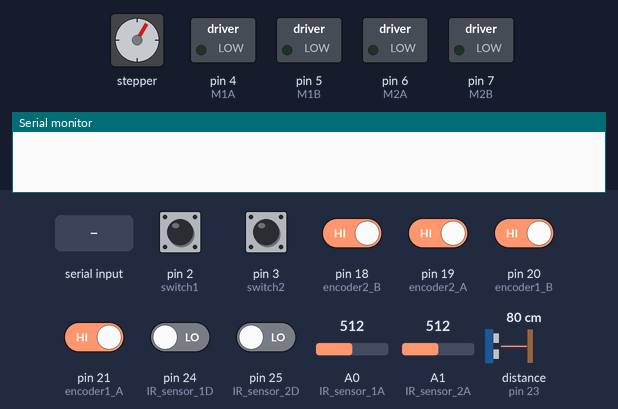
The sketch below on a simulated Arduino Mega 2560, built with avr-gcc and run on an emulated ATmega2560. On the bench: stepper motor, switched loads named in the sketch (green lamp = pin HIGH), the last lines printed to the serial monitor. Dashed ring = blinking. The test bench sets the inputs (shaded band); at power-on: pin 2 (switch1), pin 3 (switch2), pin 18 (encoder2_B), pin 19 (encoder2_A), pin 20 (encoder1_B), pin 21 (encoder1_A) HIGH, pin 24 (IR_sensor_1D), pin 25 (IR_sensor_2D) LOW, distance to the obstacle (sensor on pin 23) 80 cm, A0 (IR_sensor_1A) = 512, A1 (IR_sensor_2A) = 512. The echo pulse lasts 58.3 µs per cm; stepper angles assume 2048 steps per turn; pins used as bus, display or sensor lines are not drawn.

Above: at 8.0 s.
8.1 s: pin 2 (switch1) pulled LOW for 0.15 s
11.2 s: pin 3 (switch2) pulled LOW for 0.15 s
At 13.4 s:
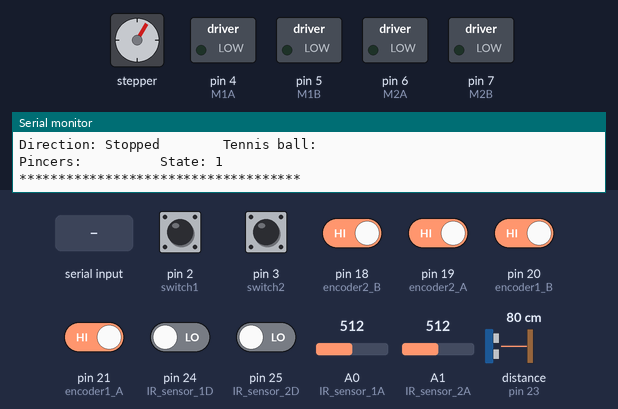
14.3 s: "d" received over Serial
At 15.7 s:
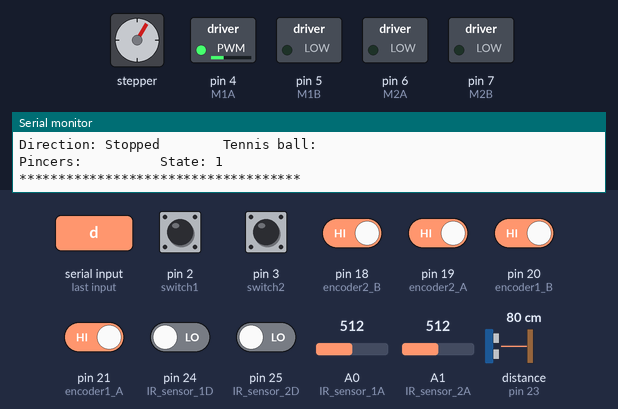
17.3 s: "s" received over Serial
At 19.1 s:
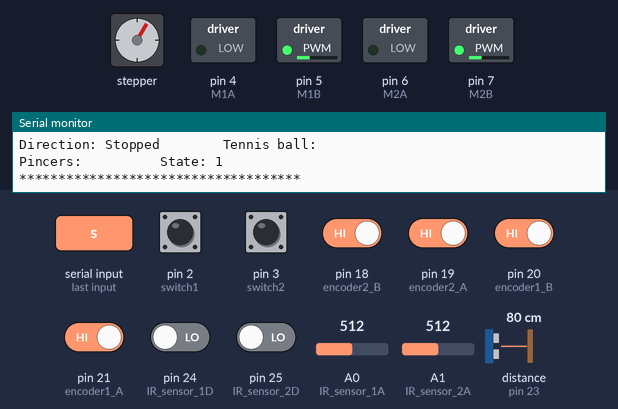
20.3 s: "a" received over Serial
At 21.4 s:
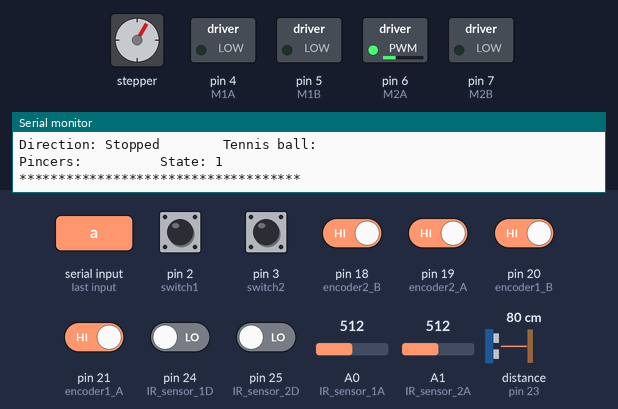
23.3 s: distance to the obstacle (sensor on pin 23) set to 2 cm
Timing chart, 0 to 27.3 s (numbered marks = the images above; inputs shaded):
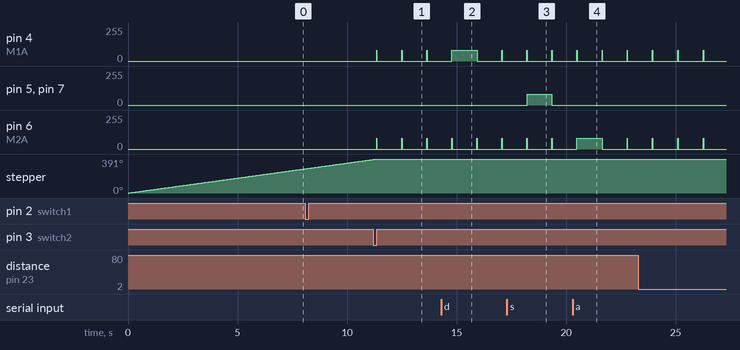

The sketch:

Line_Following_Robot.ino
```cpp
//*********************************************************************
//Importing Libraries
//*********************************************************************

#include <AccelStepper.h> //Library for the stepper motors

//*********************************************************************
//Defining Hardware Pins
//*********************************************************************

#define M1A 4 //M1A is connected to PWB pin
#define M1B 5 //M1B is connected to PWB pin
#define M2A 6 //M2A is connected to PWB pin
#define M2B 7 //M2B is connected to PWB pin

#define IR_sensor_1D 24 //Defining Digital Pin For IR sensor 1
#define IR_sensor_1A A0 //Defining Analog Pin for IR sensor 1

#define IR_sensor_2D 25 //Defining Digital Pin For IR sensor 2
#define IR_sensor_2A A1 //Defining Analog Pin for IR sensor 2

#define ultrasonic_trigger 22 //Defining Ultrasonic trigger pin
#define ultrasonic_echo 23 //Defining Ultrasonic Echo pin

#define encoder1_A 21 //Defining Encoder 1 signal A pin
#define encoder1_B 20 //Defining Encoder 1 signal B pin

#define encoder2_A 19 //Defining Encoder 2 signal A pin
#define encoder2_B 18 //Defining Encoder 2 signal B pin

//defining stepper motor pins
#define stepper1 8
#define stepper2 9
#define stepper3 10
#define stepper4 11

#define switch1 2 //Limit switch 1
#define switch2 3 //Limit switch 2

//*********************************************************************
//Defining Global Variables
//*********************************************************************

#define motor_go 80 //Defining motor go speed
#define motor_stop 0 //Defining motor stop speed

//IR variables to determine which wheels must go
int IR_data_left = 0;
int IR_data_right = 0;

int distance; //Declaring variable for distance calculated from ultrasonic sensor

volatile unsigned long encoder1_ACount = 0; //Declaring encoder 1 A signal count
volatile unsigned long encoder1_BCount = 0; //Declaring encoder 1 B signal count
volatile unsigned long encoder2_ACount = 0; //Declaring encoder 2 A signal count
volatile unsigned long encoder2_BCount = 0; //Declaring encoder 2 B signal count

#define encoder_Delay 1000 //Time between encoder speed measurements
float motor1_speed;  //Declaring variable for speed of the motor 1
float motor2_speed; //Declaring variable for speed of motor 2

int x = 0;  //Declaring variable for stepper motor homing
int y = 0;  //Declaring variable for stepper motor homing

int state = 1;  //Declaring variable for the state the machine will be in
//State 1 = Autonomous line following
//State 2 = Autonomous tennis ball into box
//State 3 = Manual control

int position = 45;  //Position to close pincers

int incomingByte = 0; //Recieved data from hc-05

String direction;

//*********************************************************************
//Objects
//*********************************************************************

AccelStepper myStepper(AccelStepper::FULL4WIRE, stepper1, stepper2, stepper3, stepper4); //Object for stepper motors

//*********************************************************************
//Setup Function
//*********************************************************************

void setup() {

  Serial.begin(9600);

  pinMode(IR_sensor_1D, INPUT); //Setting IR_sensor_1D as input
  pinMode(IR_sensor_1A, INPUT); //Setting IR_sensor_1A as input

  pinMode(IR_sensor_2D, INPUT); //Setting IR_sensor_2D as input
  pinMode(IR_sensor_2A, INPUT); //Setting IR_sensor_2A as input

  pinMode(ultrasonic_trigger, OUTPUT); //Setting ultrasonic trigger pin as an Output
  pinMode(ultrasonic_echo, INPUT);  //Setting ultrasonic echo pin as an Input

  pinMode(encoder1_A, INPUT); //Setting encoder 1 signal A pin as Input
  pinMode(encoder1_B, INPUT); //Setting encoder 1 signal B pin as Input

  pinMode(encoder2_A, INPUT); //Setting encoder 2 signal A pin as Input
  pinMode(encoder2_B, INPUT); //Setting encoder 2 signal B pin as Input

  pinMode(switch1, INPUT_PULLUP); //Setting limit switch 1 as an input with a pull up resistor
  pinMode(switch2, INPUT_PULLUP); //Setting limit switch 2 as an input with a pull up resistor

  //*********************************************************************
  //Digital Interrupts
  //*********************************************************************

  //attachInterrupt(digitalPinToInterrupt(IR_sensor_1D), IR_data, FALLING); //Digital Interrupt for IR 1
  //attachInterrupt(digitalPinToInterrupt(IR_sensor_2D), IR_data, FALLING); //Digital Interrupt for IR 2

  attachInterrupt(digitalPinToInterrupt(encoder1_A), Encoder1_ATick, RISING); //Digital interrupt for encoder 1 A signal count
  attachInterrupt(digitalPinToInterrupt(encoder1_B), Encoder1_BTick, RISING); //Digital interrupt for encoder 1 B signal count

  attachInterrupt(digitalPinToInterrupt(encoder2_A), Encoder2_ATick, RISING); //Digital interrupt for encoder 1 A signal count
  attachInterrupt(digitalPinToInterrupt(encoder2_B), Encoder2_BTick, RISING); //Digital interrupt for encoder 1 B signal count

  attachInterrupt(digitalPinToInterrupt(switch1), limit1, RISING);  //Digital interrupt for the limit switch 1
  attachInterrupt(digitalPinToInterrupt(switch2), limit2, RISING);  //Digital interrupt for the limit switch 2

  //Stepper Motor Speed Code
  myStepper.setMaxSpeed(1000.0); //Limits the value of setSpeed()
  myStepper.setSpeed(200.0); //runSpeed() will run the motor at this speed

  //Stepper Motor Homing Code
  while(x<1){
    myStepper.runSpeed(); //This will run the motor until homing is complete
  }
  while(y<1){
    myStepper.runSpeed(); //This will run the motor until homing is complete
  }
  if(x>=1 && y>=1){
    myStepper.setCurrentPosition(0);
  }
}

//*********************************************************************
//Loop Function
//*********************************************************************

void loop() {

  if(state == 1){

    IR_data();  //Function to collect IR data
    robot_direction(); //Function to determine robot direction
    ultrasonic_data(); //Function to collect data from Ultrasonic sensor

  }
  else if(state == 2){
    IR_data();  //Function to collect IR data

    if(IR_data_left == 1 && IR_data_right == 1){
      found_box();
    }
    else{
      robot_direction();
    }

  }

  bluetooth();  //Checking data recieved from hc-05
  motor_speed(); //Function to calculate motor speeds
  telemetry();  //Displaying telemetry data

}

//*********************************************************************
//Function to Read IR Sensor Data
//*********************************************************************

int IR_data(){

  int value_A1 = analogRead(IR_sensor_1A);  //Reading analog value for IR left
  int value_A2 = analogRead(IR_sensor_2A);  //Reading analog value for IR right
  int value_D1 = digitalRead(IR_sensor_1D); //Reading digital value for IR left
  int value_D2 = digitalRead(IR_sensor_2D); //Reading digital value for IR left

  //Serial.println(value_A1);
  //Serial.println(value_A2);

  int IR_ratio = value_A1/value_A2;

  if(value_D1 == 1 || value_D2 == 1){

    if(IR_ratio < 0.9){

      IR_data_left = 0;
      IR_data_right = 1;

    }else if(IR_ratio>1.1){

      IR_data_left = 1;
      IR_data_right = 0;

    }else{
      IR_data_left = 1;
      IR_data_right = 1;
    }
  }
  else{
    IR_data_left = 0;
    IR_data_right = 0;
  }
}
//*********************************************************************
//Function to determine direction of Robot
//*********************************************************************

void robot_direction(){

  //****FOR LOOP to determine robot direction****
  if (IR_data_left == 1 && IR_data_right == 1){ //Go straight

    motor_drive(motor_go, motor_stop, motor_go, motor_stop);
    direction = "Straight";

  }else if(IR_data_left == 1 && IR_data_right == 0){ //Turn Left

    motor_drive(motor_stop, motor_stop, motor_go, motor_stop);
    direction = "Left";

  }else if(IR_data_left == 0 && IR_data_right == 1){ //Turn Right

    motor_drive(motor_go, motor_stop, motor_stop, motor_stop);
    direction = "Right";

  }else{ //Stop

    motor_drive(motor_go, motor_stop, motor_go, motor_stop);  //Drive a tiny bit forward to ensure its not just a gap
    delay(10);
    motor_drive(motor_stop, motor_stop, motor_stop, motor_stop); //Stop
    direction = "Stopped";

  }//****END OF FOR LOOP**

}

//*********************************************************************
//Function to Drive Motors
//*********************************************************************

void motor_drive(int speed_M1A, int speed_M1B, int speed_M2A, int speed_M2B){

  //***Speed of left Motor***
  analogWrite(M1A, speed_M1A);
  analogWrite(M1B, speed_M1B);

  //***SPeed of Right Motor***
  analogWrite(M2A, speed_M2A);
  analogWrite(M2B, speed_M2B);

}

//*********************************************************************
//Function to Read Ultrasonic Sensor Data
//*********************************************************************

int ultrasonic_data(){

  //Sending a pulse through the trigger pin of the ultrasonic sensor
  digitalWrite(ultrasonic_trigger, LOW);
  delayMicroseconds(5);
  digitalWrite(ultrasonic_trigger, HIGH);
  delayMicroseconds(10);
  digitalWrite(ultrasonic_trigger, LOW);

  //Collecting data from ultrasonic echo pin
  int echo_value = pulseIn(ultrasonic_echo, HIGH);

  //Conversion to cm
  distance = (echo_value/2)/29.1;

  if(distance<=3){
    motor_drive(motor_go, motor_stop, motor_go, motor_stop);
    delay(25);
    motor_drive(motor_stop, motor_stop, motor_stop, motor_stop);
    pincers(1);
  }

}

//*********************************************************************
//Encoder 1 A signal Count
//*********************************************************************

void Encoder1_ATick(){
  encoder1_ACount++; //Increment encoder A signal Count
}

//*********************************************************************
//Encoder 1 B signal Count
//*********************************************************************

void Encoder1_BTick(){
  encoder1_BCount++; //Increment encoder B signal Count
}

//*********************************************************************
//Encoder 2 A signal Count
//*********************************************************************

void Encoder2_ATick(){
  encoder2_ACount++; //Increment encoder A signal Count
}

//*********************************************************************
//Encoder 2 B signal Count
//*********************************************************************

void Encoder2_BTick(){
  encoder2_BCount++; //Increment encoder B signal Count
}

//*********************************************************************
//Motor Speed Function
//*********************************************************************

int motor_speed(){

  //Serial.print("A: " + String(encoder1_ACount));
  //Serial.print(" B: " + String(encoder2_ACount) + "\n");

  //Calculating the individual speed for each motor
  motor1_speed = (((encoder1_ACount)*(3.141592654)*(0.065))/1920)/0.01;
  motor2_speed = (((encoder2_ACount)*(3.141592654)*(0.065))/1920)/0.01;

  //Serial.print(" Speed: " +String(motor1_speed) + " mm/s\n");
  //Serial.print(" Speed: " +String(motor2_speed) + " mm/s\n");
  delay(encoder_Delay); //Delay to keep serial monitor readable

  //Resetting count variables
  encoder1_ACount = 0;
  encoder1_BCount = 0;

  encoder2_ACount = 0;
  encoder2_BCount = 0;

}

//*********************************************************************
//Function for limit switch 1 (Homing)
//*********************************************************************

void limit1(){

  x=1;  //Setting x=1 so to show Homing complete
  delay(1000);

}

//*********************************************************************
//Function for limit switch 2 (Homing)
//*********************************************************************

void limit2(){

  y=1;  //Setting y=1 to show Homing complete
  delay(1000);

}

//*********************************************************************
//Function for Pincer Movement
//*********************************************************************

void pincers(int sign){
  /*for(int i = 0; i<1; i++){
    myStepper.runSpeed(); //This will run the motor until homing is complete
    delay(1000);

  }  */

  myStepper.moveTo(sign*position);
}

//*********************************************************************
//Function for When tennis ball is found
//*********************************************************************

void ball_found(){

  motor_drive(motor_go, motor_stop, motor_go, motor_stop);
  delay(25);
  motor_drive(motor_stop, motor_stop, motor_stop, motor_stop);
  pincers(1);

  state = 2;

}

//*********************************************************************
//Function for found box
//*********************************************************************

void found_box(){

  direction = "Reversing";
  pincers(-1);
  motor_drive(motor_stop, motor_go, motor_stop, motor_go);
  delay(100);
  motor_drive(motor_stop, motor_stop, motor_stop, motor_stop);

}

//*********************************************************************
//Bluetooth Function
//*********************************************************************

void bluetooth(){

  if (Serial.available() > 0) {

    incomingByte = Serial.read();

  }

  switch(incomingByte)

  {
    case '3':
      //Manual State
      state = 3;
    break;

    case '2':
      //Black Box Searching State
      state = 2;
    break;

    case '1':
      //Follow Line State
      state = 1;
    break;

    if(state == 3){

      case 's':
        //Reverse
        motor_drive(motor_stop, motor_go, motor_stop, motor_go);
        incomingByte='*';
      break;

      case 'd':
        //Turn Right
        motor_drive(motor_go, motor_stop, motor_stop, motor_stop);
        incomingByte='*';
      break;

      case 'a':
        //Turn Left
        motor_drive(motor_stop, motor_stop, motor_go, motor_stop);
        incomingByte='*';
      break;

      case 'w':
        //Forward
        motor_drive(motor_go, motor_stop, motor_go, motor_stop);
        incomingByte='*';
      break;

    }
    delay(5000);

  }

}


//*********************************************************************
//Function to Display Telemetry Data Through Bluetooth
//*********************************************************************

void telemetry(){

  Serial.println("************************************");
  Serial.println("Speed :            Acceleration:    ");
  Serial.println("Direction: " + direction + "        Tennis ball:     ");
  Serial.println("Pincers:          State: " + String(state));
  Serial.println("************************************");

}
```

Measured:
- after the input at 11.2 s, pin 4 (M1A), pin 6 (M2A): alternates 80/255 for 0.01 s and 0/255 for 1.1 s, starting after 0.16 s; stepper: goes on until 11.4 s, then stays 391°
- after the input at 17.3 s, pin 5 (M1B), pin 7 (M2B): 0/255 → 80/255 after 0.93 s, → 0/255 1.1 s later
